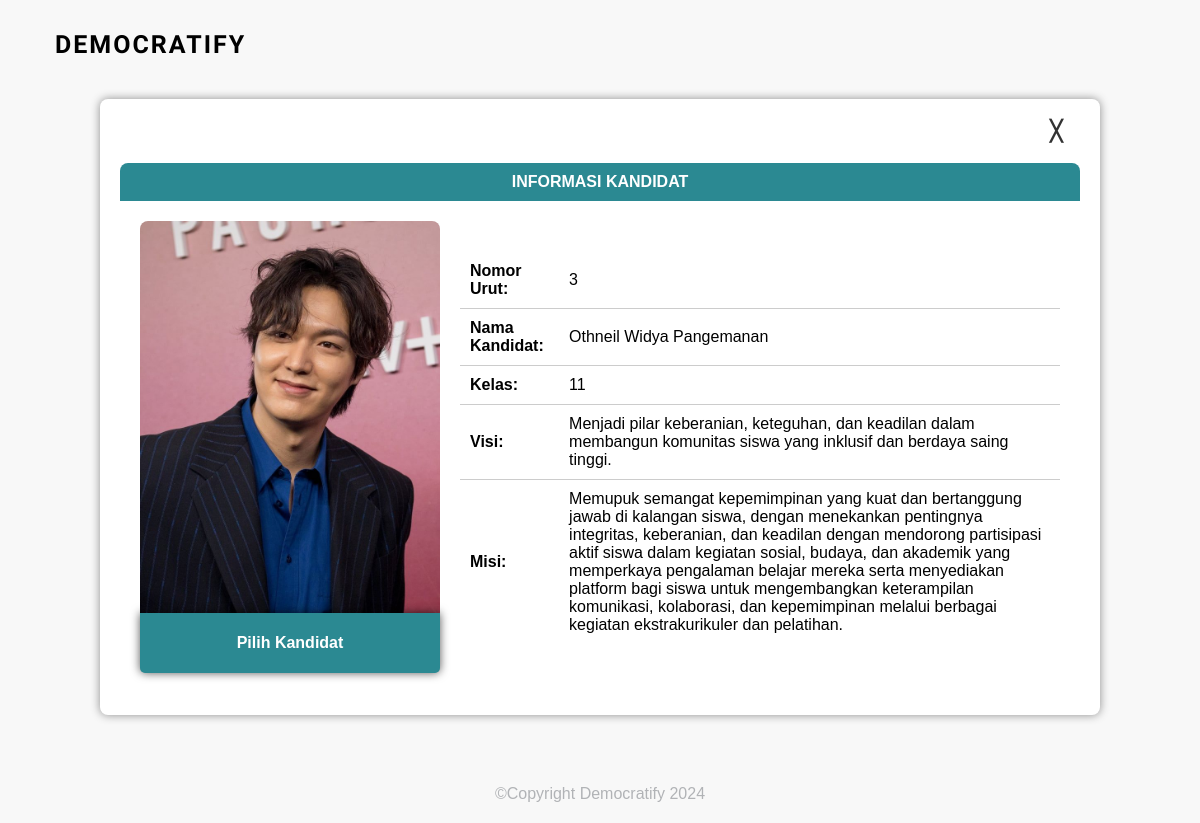
Screenshot of /kandidat/detail_kandidat.php?id=3 (signed in) with the database file from the repository.
### tables this page shows
CREATE TABLE `kandidat` (
  `id_kandidat` int(10) NOT NULL,
  `nama` varchar(100) NOT NULL,
  `kelas` enum('10','11','12') NOT NULL,
  `visi` text NOT NULL,
  `misi` text NOT NULL,
  `gambar` text NOT NULL
);

### kandidat/detail_kandidat.php (the view, shortened to what this page needs)
<?php
include '../layout/header.php';
require '../koneksi.php';
if (!isset($_SESSION["nis"])) : ?>
<?php endif;
$id = intval($_GET["id"]);
$query = "SELECT * FROM kandidat WHERE id_kandidat = $id";
$result = mysqli_query($conn, $query);
if ($result && mysqli_num_rows($result) > 0) {
    $data = mysqli_fetch_assoc($result);
?>
    <!DOCTYPE html>
    <html lang="en">
    <head>
        <link rel="stylesheet" href="../assets/style/detail.css">
    </head>
    <body>
        <form action="" method="post">
            <div class="container">
                <a href="../siswa/dashboard_voting.php" class="back-button">&#9587;</a>
                <nav>INFORMASI KANDIDAT</nav>
                <div class="wrapper-detail-kandidat">
                    <div class="item">
                        <img src="../assets/img/<?= $data["gambar"]; ?>">
                        <button type="submit" name="pilih" class="overlay-button">Pilih Kandidat</button>
                    </div>
                    <div class="detail-kandidat">
                        <table>
                            <tr>
                                <td><strong>Nomor Urut:</strong></td>
                                <td><?= $data["id_kandidat"]; ?></td>
                            </tr>
                            <tr>
                                <td><strong>Nama Kandidat:</strong></td>
                                <td><?= $data["nama"]; ?></td>
                            </tr>
                            <tr>
                                <td><strong>Kelas:</strong></td>
                                <td><?= $data["kelas"]; ?></td>
                            </tr>
                            <tr>
                                <td><strong>Visi:</strong></td>
                                <td><?= $data["visi"]; ?></td>
                            </tr>
                            <tr>
                                <td><strong>Misi:</strong></td>
                                <td><?= $data["misi"]; ?></td>
                            </tr>
                        </table>
                    </div>
                </div>
            </div>
        </form>
    </body>
    </html>
<?php
} else {
    echo "Data kandidat tidak ditemukan.";
}
include '../layout/footer.php';
?>

### assets/style/detail.css (style rules this page uses)
* { margin: 0; padding: 0; box-sizing: border-box; }
body { font-family: Arial, sans-serif; background-color: #f8f8f8; }
.container { max-width: 1000px; margin: 40px auto; padding: 20px; background-color: #fff; border-radius: 8px; box-shadow: 0 0 10px rgba(0, 0, 0, 0.438); animation: fadeInAnimation ease 1s forwards; }
nav { background-color: #2B8992; font-weight: 600; color: #fff; padding: 10px; text-align: center; margin-top: 20px; margin-bottom: 20px; border-radius: 8px 8px 0 0; }
.wrapper-detail-kandidat { display: flex; justify-content: center; align-items: center; margin-bottom: 20px; }
.item { margin-right: 20px; }
.item img { max-width: 300px; height: auto; border-radius: 8px; }
.detail-kandidat { width: 600px; }
table { width: 100%; border-collapse: collapse; }
table td, table th { padding: 10px; text-align: left; border-bottom: 1px solid #ccc; }
table tr:last-child td { border-bottom: none; }
.item { position: relative; display: inline-block; }

### rows the page displays
kandidat: gambar (picture), id_kandidat "3", nama "Othneil Widya Pangemanan", kelas "11", visi "Menjadi pilar keberanian, keteguhan, dan keadilan dalam membangun komunitas siswa yang inklusif dan berdaya saing tinggi.", misi "Memupuk semangat kepemimpinan yang kuat dan bertanggung jawab di kalangan siswa, dengan menekankan pentingnya integritas, keberanian, dan keadilan dengan mendorong partisipasi aktif siswa dalam kegiatan sosial, budaya, dan akademik yang memperkaya pengalaman belajar mereka serta menyediakan platform bagi siswa untuk mengembangkan keterampilan komunikasi, kolaborasi, dan kepemimpinan melalui berbagai kegiatan ekstrakurikuler dan pelatihan."
